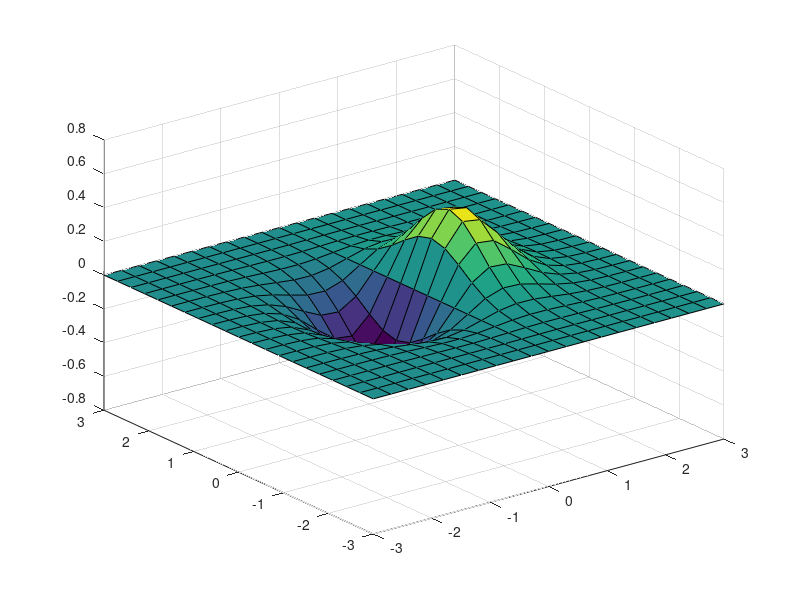

Write the MATLAB code that produced this figure.
    % Bar chart plotting
% x = [1:10];
% y = [75, 58, 90, 87, 50, 85, 92, 75, 60, 95];
% bar(x,y), xlabel('Student'),ylabel('Score'),
% title('First Semester Result')   

    % contour plotting
% [x_range, y_range] = meshgrid(-0.5:0.1:0.5,-0.3:0.01:0.3); 
% % meshgrid generates a matrix of elements
% % -5 =< x_range =< 0.5 and -0.3 =< y_range =< 0.3
% y = x_range.^2 + y_range.^2;           
% contour(x_range,y_range,y)            

   % 3D plotting
[x_range,y_range] = meshgrid(-3:.3:3);
% both x_range and y_range must have same matrix
% dimesions
y = x_range .* exp(-x_range.^2 - y_range.^2);
surf (x_range, y_range, y)
print -deps 3d_plot.eps   % to save as .eps file